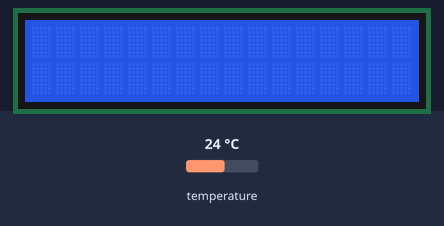
Bench run of a sketch on a simulated Arduino Uno, built with avr-gcc and run on an emulated ATmega328P. Parts: 16×2 character LCD. The inputs (shaded band) are chosen by the test bench; at power-on: temperature 24 °C.

Above: at 1.2 s.
1.3 s: temperature set to 12 °C
At 4.3 s:
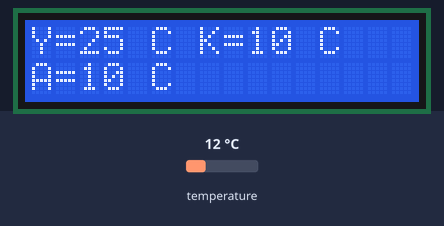
4.6 s: temperature set to 19 °C
At 6.8 s:
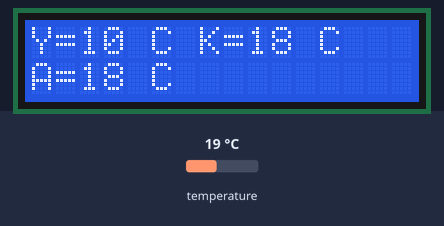
7.7 s: temperature set to 28 °C
At 10.2 s:
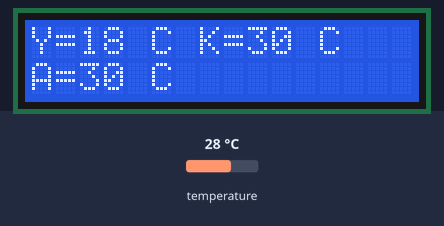
Timing chart, 0 to 11.7 s (numbered marks = the images above; inputs shaded):
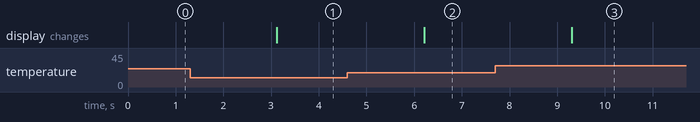

The sketch:

DS18B20_to_I2C_LCD_and_BTH.ino
```cpp
/*
  DS18B20_to_I2C_LCD_and_BTH
  Lukee lämpötilan DS18B20 sensoreilta ja
  kirjoittaa I2C_LCD:lle sekä virtuaalisarjaporttiin (lähettää bluetooth:lla.)
  Heikki Mattila 25.10.2016

  ref:
  http://stuff.nekhbet.ro/2009/08/23/how-to-use-the-ds18s20-and-ds18b20-temperature-sensors-with-arduino.html
  http://tutorialpedia.org/tutorials/Working+with+Dallas+DS18S20+and+DS18B20+temperature+sensors+from+Arduino.html
  http://www.pjrc.com/teensy/td_libs_OneWire.html
  http://www.arduino.cc/en/Tutorial/LiquidCrystal


 */

#include <OneWire.h>
#include <LiquidCrystal.h>
#include <SoftwareSerial.h>
#include <LiquidCrystal_I2C.h>

//init the one wire interface on pin 11
// Data wire is plugged into port 3 on the Arduino
// Connect a 4.7K resistor between VCC and the data pin (strong pullup)
// DS18B20 Pins from left to right: GND, data, null/VCC
// All DS18B20 sensors in parallel
OneWire  myWire(3);


//addresses of the sensors (use Search_1_wire_devices.pde)
byte Tsensor_1[8] = {0x28, 0x65, 0xEA, 0xFA, 0x02, 0x00, 0x00, 0x74};
byte Tsensor_2[8] = {0x28, 0x60, 0x92, 0x77, 0x03, 0x00, 0x00, 0x23};
byte Tsensor_3[8] = {0x28, 0x34, 0x42, 0x77, 0x03, 0x00, 0x00, 0x8F};
byte Tsensor_4[8] = {0x28, 0xE7, 0xBA, 0xFA, 0x02, 0x00, 0x00, 0x65};
//28-60-92-77-03-00-00-23
// 28-34-42-77-03-00-00-8F

// set the LCD address to 0x27 for a 16 chars 2 line display
// Set the pins on the I2C chip used for LCD connections:
//                    addr, en,rw,rs,d4,d5,d6,d7,bl,blpol
LiquidCrystal_I2C lcd(0x27, 2, 1, 0, 4, 5, 6, 7, 3, POSITIVE);  // Set the LCD I2C address
/*
 * LCD Circuit diagram:
 * GND - GND
 * VCC - 5V
 * SDA - ANALOG Pin 4
 * SCL - ANALOG pin 5
 */

// creates a "virtual" serial port/UART
// connect BT module TX to D12
// connect BT module RX to D13
// connect BT Vcc to 5V, GND to GND
SoftwareSerial BT(12, 13);

void setup(void) {
   // set up the LCD's number of columns and rows:
  lcd.begin(16, 2);
  //lcd.print("Setting up");

  // set the data rate for the SoftwareSerial port
  BT.begin(9600);
}

void writeTimeToScratchpad(byte* address){
  //reset the bus
  myWire.reset();
  //select our sensor
  myWire.select(address);
  //CONVERT T function call (44h) which puts the temperature into the scratchpad
  myWire.write(0x44,1);
  //sleep a second for the write to take place
  delay(1000);
}

void readTimeFromScratchpad(byte* address, byte* data){
  //reset the bus
  myWire.reset();
  //select our sensor
  myWire.select(address);
  //read the scratchpad (BEh)
  myWire.write(0xBE);
  for (byte i=0;i<9;i++){
    data[i] = myWire.read();
   // Serial.println(data[i],HEX);
  }
}

int getTemperature(byte* address){
  int temp;
  int tr;
  byte data[12];

  writeTimeToScratchpad(address);

  readTimeFromScratchpad(address,data);

  temp=(data[1]<<8)+data[0];//take the two bytes from the response relating to temperature
  temp=temp>>4;//divide by 16 to get pure celcius readout
  return temp;

  /*
  // apuprinttaus
  int temp;
  temp=(data[1]<<8)+data[0];//take the two bytes from the response relating to temperature
  temp=temp>>4;//divide by 16 to get pure celcius readout
  Serial.print("T=");//output the temperature to serial port
  Serial.println(temp);

  //put in temp all the 8 bits of LSB (least significant byte)
  tr = data[0];

  //check for negative temperature
  if (data[1] > 0x80){
    tr = !tr + 1; //two's complement adjustment
    tr = tr * -1; //flip value negative.
  }

  //COUNT PER Celsius degree (10h)
  int cpc = data[7];
  //COUNT REMAIN (0Ch)
  int cr = data[6];

  //drop bit 0
  tr = tr >> 1;

  //calculate the temperature based on this formula :
  //TEMPERATURE = TEMP READ - 0.25 + (COUNT PER Celsius Degree - COUNT REMAIN) / (COUNT PER Celsius Degree)

  return tr - (float)0.25 + (cpc - cr)/(float)cpc;
  */
}

//fahrenheit to celsius conversion
float f2c(float val){
  float aux = val - 32;
  return (aux * 5 / 9);
}

//celsius to fahrenheit conversion
float c2f(float val){
  float aux = (val * 9 / 5);
  return (aux + 32);
}

void loop(void) {
int temp_yla;
int temp_kesk;
int temp_ala;
temp_yla = getTemperature(Tsensor_1);
temp_kesk = getTemperature(Tsensor_2);
temp_ala = getTemperature(Tsensor_3);

// lämpötilojen korjaus

temp_yla = 1.26*temp_yla - 5.05;
temp_kesk = 1.26*temp_kesk - 5.05;
temp_ala = 1.26*temp_ala - 5.05;


// lämpötilat näytölle
      lcd.setCursor(0, 0);
      lcd.print("Y=");
      lcd.print(temp_yla);
      lcd.print(" C ");
      lcd.print("K=");
      lcd.print(temp_kesk);
      lcd.print(" C ");
      lcd.setCursor(0, 1);
      lcd.print("A=");
      lcd.print(temp_ala);
      lcd.print(" C ");

      // write to virtual serial port (BTH)
      BT.print(" " );
      BT.println(temp_ala);
      delay(10);
      BT.print(" " );
      BT.println(temp_kesk+1000);
      delay(10);
      BT.print(" " );
      BT.println(temp_yla+2000);
      delay(10);

} // loop

//eof
```

Measured:
- after the input at 1.3 s, the display: changes after 1.8 s (image 1)
- after the input at 4.6 s, the display: changes after 1.6 s (image 2)
- after the input at 7.7 s, the display: changes after 1.6 s (image 3)
